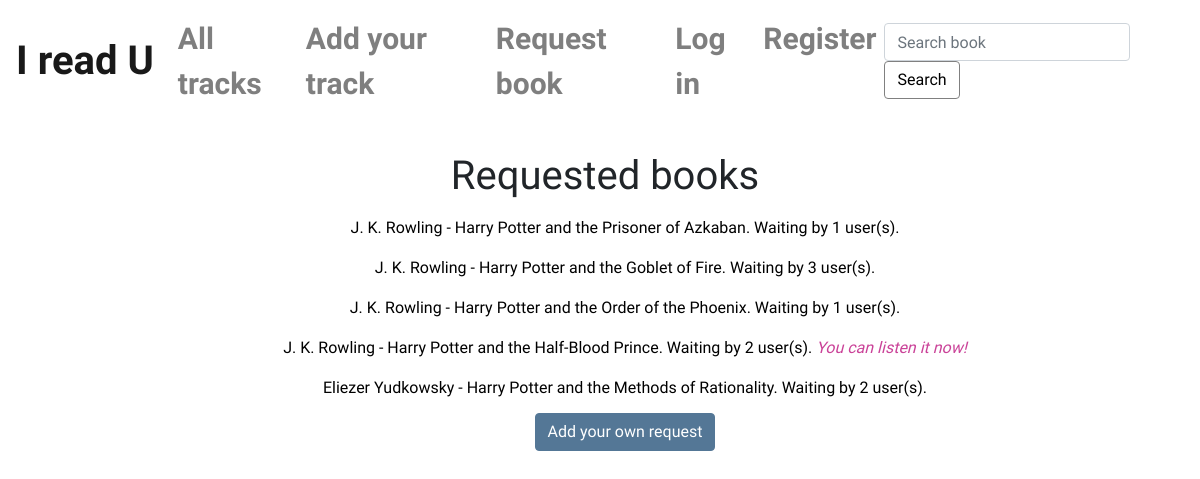
The page /requested on the database as committed earlier.
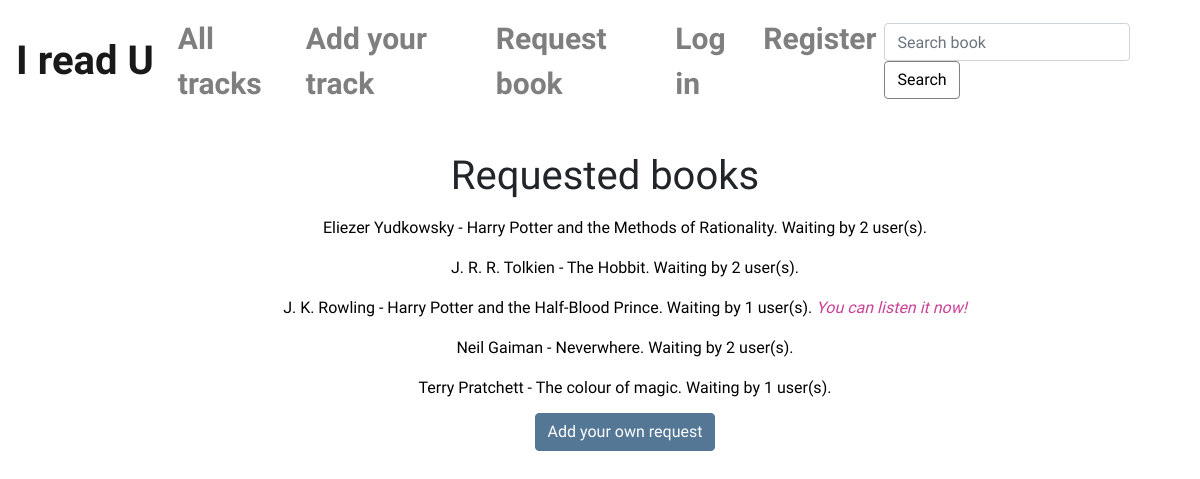
The same page on the database as committed later.
### books/models.py (models this page shows, shortened)
class Book(models.Model):
    author = models.ForeignKey("Writer", on_delete=models.CASCADE, related_name="writers", default=None)
    title = models.CharField(max_length=100)
    favorites = models.ManyToManyField("User", related_name="lovers", default=None, blank=True)
    claimants = models.ManyToManyField("User", related_name="claimants", default=None, blank=True)
    def count_claimants(self):
        return self.claimants.count()

class Writer(models.Model):
    name =  models.CharField(max_length=100)
    def __str__(self):
        return self.name

### books/views.py (the view)
# urls.py: path("requested", views.requested, name="requested"),
def requested(request):
    claims = []
    for book in Book.objects.all():
        counter = book.count_claimants()
        if counter > 0:
            claims.append(book)
    read = []
    for track in Track.objects.all():
        read.append(track.book)
    return render(request, "books/requested.html", {
        "claims": claims,
        "read": read
    })

### books/templates/books/requested.html (shortened to what this page needs)
{% extends "books/layout.html" %}
{% load static %}
{% block body %}
    <div id="requested-body" class="book-list">
        <h1>Requested books</h1>
        <ul>
            {% for book in claims %}
                <li>
                    <a href="{% url 'book' book.id %}">{{ book.author }} - {{ book.title }}. Waiting by {{ book.count_claimants }} user(s).</a>
                    {% if book in read %}
                        <span class="can-hear-now">You can listen it now!</span>
                    {% endif %}
                </li>
            {% empty %}
                <li>No claimed books yet.</li>
            {% endfor %}
            <a id="add-req-link" class="btn btn-primary" href="{% url 'claim' %}">Add your own request</a>
        </ul>
    </div>
{% endblock %}

Rows that differ between the two databases and show on the page:
removed Book: author "J. K. Rowling", title "Harry Potter and the Prisoner of Azkaban", count_claimants "1"
removed Book: author "J. K. Rowling", title "Harry Potter and the Goblet of Fire", count_claimants "3"
removed Book: author "J. K. Rowling", title "Harry Potter and the Order of the Phoenix", count_claimants "1"
removed Book: author "J. K. Rowling", title "Harry Potter and the Half-Blood Prince", count_claimants "2", shows "You can listen it now!"
added Book: author "J. R. R. Tolkien", title "The Hobbit", count_claimants "2"
added Book: author "J. K. Rowling", title "Harry Potter and the Half-Blood Prince", count_claimants "1", shows "You can listen it now!"
added Book: author "Neil Gaiman", title "Neverwhere", count_claimants "2"
added Book: author "Terry Pratchett", title "The colour of magic", count_claimants "1"
